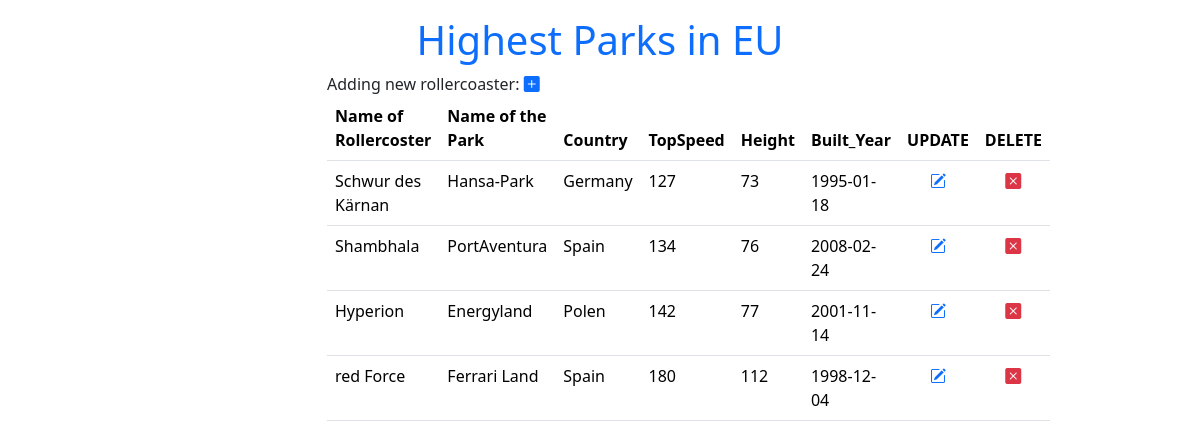
The page / on the database its author committed.
### tables this page shows
create table RollercoasterOfEu (
    Id smallint unsigned not null AUTO_INCREMENT,
    Name_ID varchar(50) not null,
    park varchar(50) not null,
    country varchar(50) not null,
    topspeed tinyint unsigned not null,
    height tinyint unsigned not null,
    built_Year date not null,
    IsActive bit not null default 1,
    Remark varchar(255) null default null,
    CreatedDate datetime(6) not null,
    UpdatedDate datetime(6) not null,
    constraint PK_RollercoassterOfEu_Id primary key clustered(Id)
);

### index.php (the view, shortened to what this page needs)
<?php
$dsn = "mysql:host=$server;
        dbname=$Database_username;
        charset=UTF8";
$pdo = new PDO($dsn, $Database_username, $Database_password);
$query = "SELECT  REC.Id
                 ,REC.Name_ID
                 ,REC.park
                 ,REC.country
                 ,REC.topspeed
                 ,REC.height
                 ,REC.built_year
 FROM RollercoasterOfEu AS REC
 ORDER BY  REC.HEIGHT ASC";
$statement = $pdo->prepare($query);
$statement->execute();
$result = $statement->fetchAll(PDO::FETCH_OBJ);
?>
<!doctype html>
<html lang="en">
<head>
    <link href="https://cdn.jsdelivr.net/npm/bootstrap@5.3.3/dist/css/bootstrap.min.css" rel="stylesheet"
>
    <link rel="stylesheet" href="https://cdn.jsdelivr.net/npm/bootstrap-icons@1.11.3/font/bootstrap-icons.min.css">
</head>
<body>
    <div class="container mt-3">
        <div class="row ">
            <div class="col-2"></div>
            <div class="col-8 text-primary">
                <h1 class=" text-center">Highest Parks in EU</h1>
            </div>
            <div class="col-2"></div>
            <div class="col-3"></div>
            <div class="col-6"> Adding new rollercoaster: <a href="./Create.php"><i
                        class="bi bi-plus-square-fill"></i></a>
                <table class="table table-hover">
                    <thead>
                        <th>Name of Rollercoster</th>
                        <th>Name of the Park</th>
                        <th>Country</th>
                        <th>TopSpeed</th>
                        <th>Height</th>
                        <th>Built_Year</th>
                        <th>UPDATE</th>
                        <th>DELETE</th>
                    </thead>
                    <tbody>
                        <?php foreach ($result as $rollercoaster): ?>
                            <tr>
                                <td><?= $rollercoaster->Name_ID ?></td>
                                <td><?= $rollercoaster->park ?></td>
                                <td><?= $rollercoaster->country ?></td>
                                <td><?= $rollercoaster->topspeed ?></td>
                                <td><?= $rollercoaster->height ?></td>
                                <td><?= $rollercoaster->built_year ?></td>
                                <td class="text-center">
                                    <a href="./update.php?Id=<?= $rollercoaster->Id ?>" class="text-primary">
                                        <i class="bi bi-pencil-square"></i>
                                    </a>
                                </td>
                                <td class="text-center ">
                                    <a href="./delete.php?Id=<?= $rollercoaster->Id ?>" class=" text text-danger">
                                        <i class="bi bi-x-square-fill"></i></a>
                                </td>
                            </tr>
                        <?php endforeach; ?>
                    </tbody>
                </table>
            </div>
            <div class="col-3">
            </div>
        </div>
    </div>
</body>
</html>

### rows shown on the page
rollercoasterofeu: Name_ID "Schwur des Kärnan", park "Hansa-Park", country "Germany", topspeed "127", height "73", built_Year "1995-01-18"
rollercoasterofeu: Name_ID "Shambhala", park "PortAventura", country "Spain", topspeed "134", height "76", built_Year "2008-02-24"
rollercoasterofeu: Name_ID "Hyperion", park "Energyland", country "Polen", topspeed "142", height "77", built_Year "2001-11-14"
rollercoasterofeu: Name_ID "red Force", park "Ferrari Land", country "Spain", topspeed "180", height "112", built_Year "1998-12-04"
